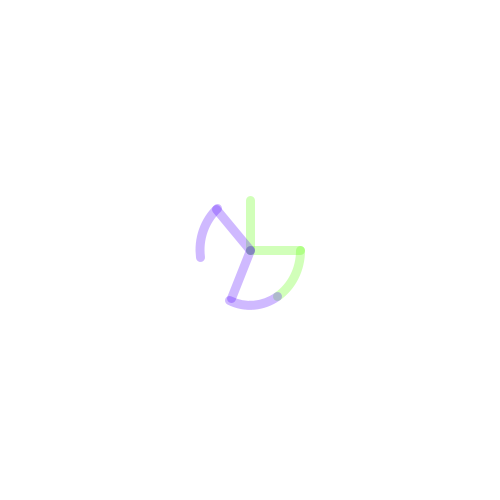
Frame 1 (no input)
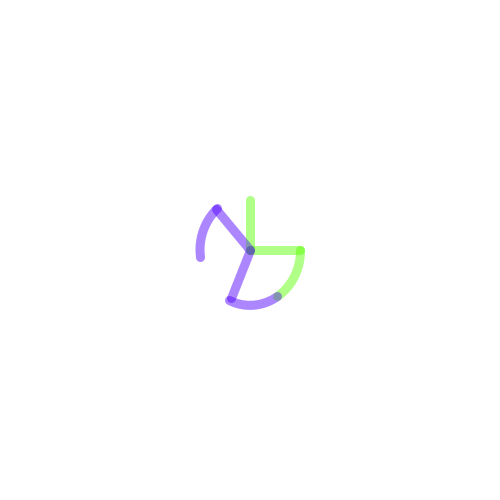
Frame 2 (the mouse pressed at the canvas centre, redrawn once)

The Processing sketch that drew these frames (run headless with seeded random() and noise(); the mouse was pressed at the canvas centre and the sketch redrawn once):

// Processing sketch: processing_85335
// ── processing_85335.pde

void setup()
{
  //SIZE
  //La taille en pixel du papier de la fenêtre est largeur= 500 hauteur= 500
  size(500,500);
  
  smooth();
 
  //BACKGROUND
  //Peindre le fond de notre fenetre (0)
  background(255);
}

void draw()
{
  
  
  //NOFILL
  //les formes suivantes ne seront pas remplies
  noFill();
  
  //STROKE
  //Les formes suivnates auront un contour coloré et une épaisseur de 6pt
  stroke(88,255,0,70);
  strokeWeight(9);
  
   //ELLIPSE
  //Dessiné plusieurs ellipses
  arc(250,250,100,110,0,1);

 //LIGNE
  //Dessiné plusieurs traits
  
  line(250,250,300,250);
  line(250,200,250,250);
  
   //STROKE
  //Les formes suivnates auront un contour coloré et une épaisseur de 6pt
  stroke(80,0,255,70);
  strokeWeight(9);
  
   //ELLIPSE
  //Dessiné plusieurs ellipses
   arc(250,250,100,110,1,2);
   arc(250,250,100,110,3,4);
  
   //LIGNE
  //Dessiné plusieurs traits
  line(250,250,231,298);
  line(216,209,250,250);
  
  noLoop();
}
